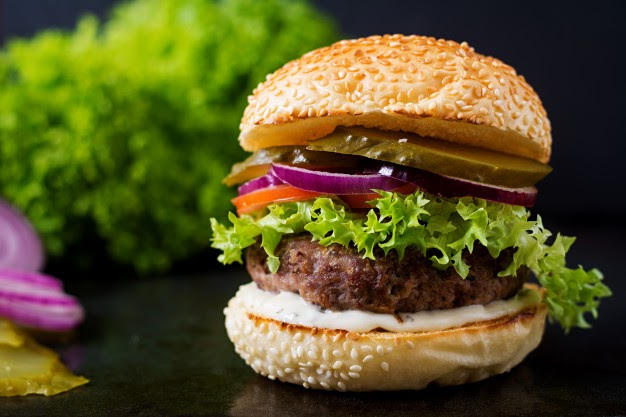
#> input picture working_with_images_and_text/data/hamburger.jpg, 626 x 417 px
$ jupyter execute --allow-errors 'Working with Images and Text Quiz.ipynb'   (shell and % lines are left out)   (older library calls are emulated)
#> lines starting #> are read from the running program, lines starting #| are printed output that depends on the picture; after the words box and inside, x2 and y2 are one past the last pixel; in counts of white or black regions, pixels touching at a corner belong together
[cell 1]
import numpy as np
import pandas as pd
import matplotlib.pyplot as plt
import skimage.io
import skimage.morphology
from collections import Counter
import re
from nltk.corpus import stopwords
import nltk

<h1>Working with Images and Text Lab</h1>

<h3>Image Size</h3>

This delicious hamburger image is a standard RGB image. How much memory (in bytes) will this image take? You can either compute the answer or read the image and see how much space it takes.

[cell 2]
hamburger = skimage.io.imread("data/hamburger.jpg")
#> hamburger is the input picture: shape (417, 626, 3); mean R, G, B 90, 84.1, 37.2
hamburger.nbytes
#> Out = 783126

<h3>Histograms</h3>

The images in this figure display, respectively: a part of a cat's eye, completely random noise, and three concentric circles of different brightness. Which image(s) produced Histogram B?

[cell 3]
cat_eye = skimage.io.imread("data/cat_eye.jpg")
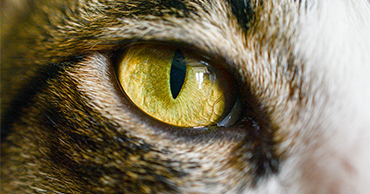
#> input picture working_with_images_and_text/data/cat_eye.jpg, 370 x 194 px
#> cat_eye is the input picture: shape (194, 370, 3); mean R, G, B 125.8, 115.5, 90.6
noise = skimage.io.imread("data/noise.jpg")
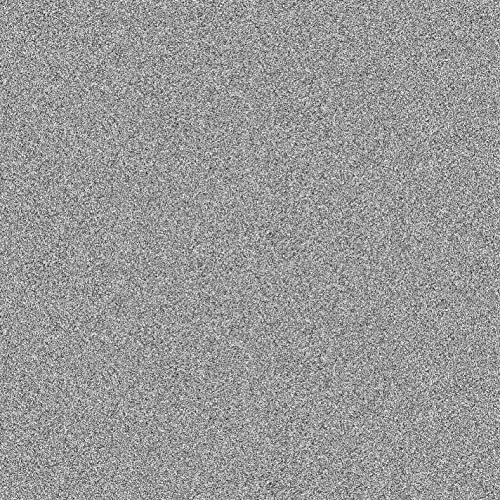
#> input picture working_with_images_and_text/data/noise.jpg, 500 x 500 px
#> noise is the input picture: shape (500, 500, 3); min 0, max 255, mean 152.8
circles = skimage.io.imread("data/circles.png")
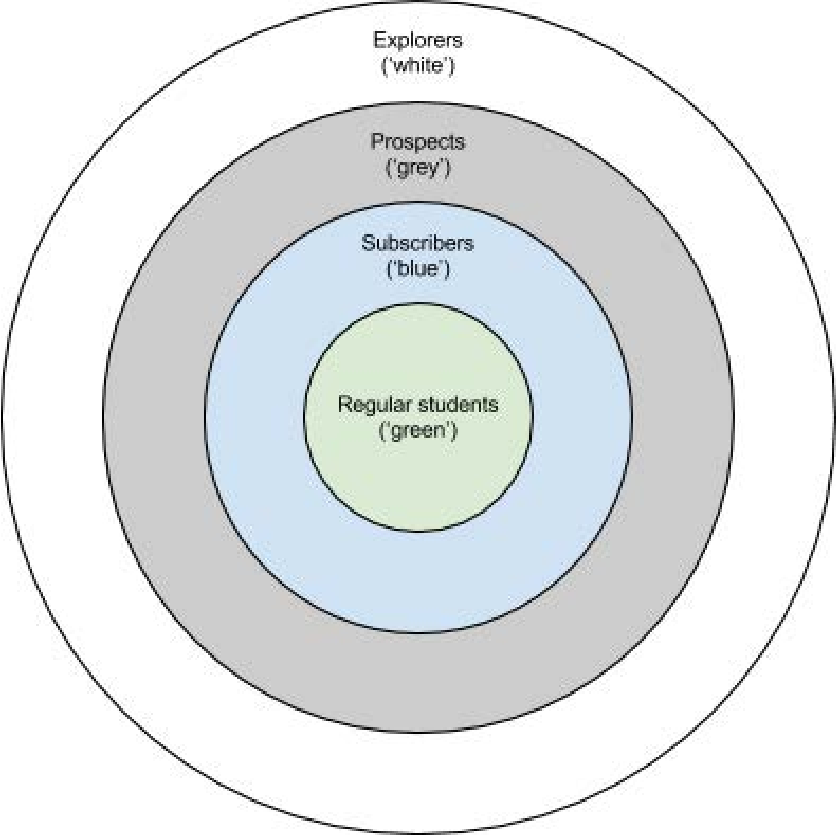
#> input picture working_with_images_and_text/data/circles.png, 836 x 836 px
#> circles is the input picture: shape (836, 836, 4); mean R, G, B, A 227.3, 230.9, 232, 255
images = [cat_eye, noise, circles]

[cell 4]
for image in images:
    plt.hist(image.ravel(), bins=256, density=True)

    plt.xlim(0, 256)
    plt.xlabel("Pixel value")
    plt.ylabel("Count")

    plt.show()
#> this loop made 3 passes
#> pass 1, `plt.show()`:
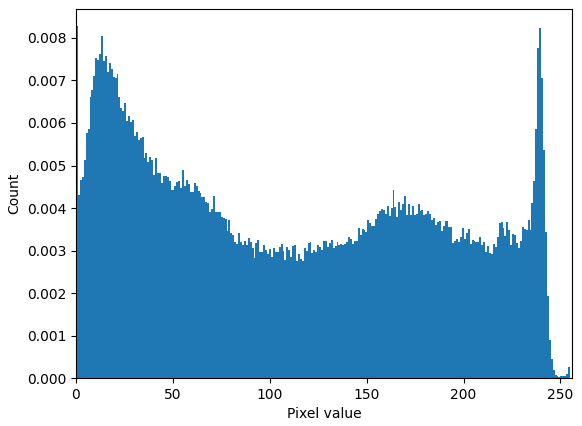
#> figure drawn by matplotlib, 1 panel; tallest bar 0.00828 high, from x = 0 to 0.996
#> pass 2, `plt.show()`:
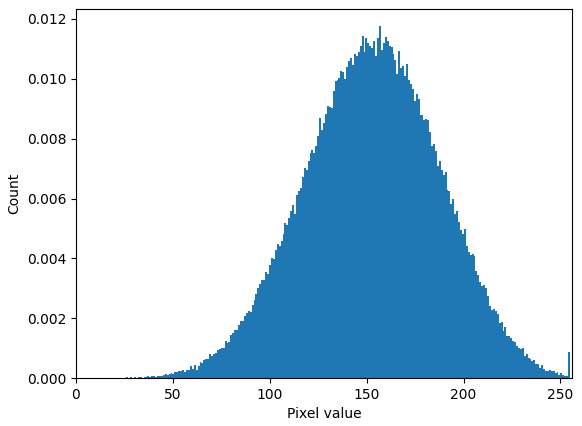
#> figure drawn by matplotlib, 1 panel; tallest bar 0.0118 high, from x = 156.4 to 157.4

<h3>Dominant Channel</h3>

An indication of the dominant color of the image can be the dominant channel, i.e. the channel (R, G, or B) with the greatest average brightness (intensity). What is the mean brightness of the dominant channel in the hamburger image? Round your answer to two decimal places.

[cell 5]
hamburger_red, hamburger_green, hamburger_blue = [hamburger[:, :, i] for i in range(3)]
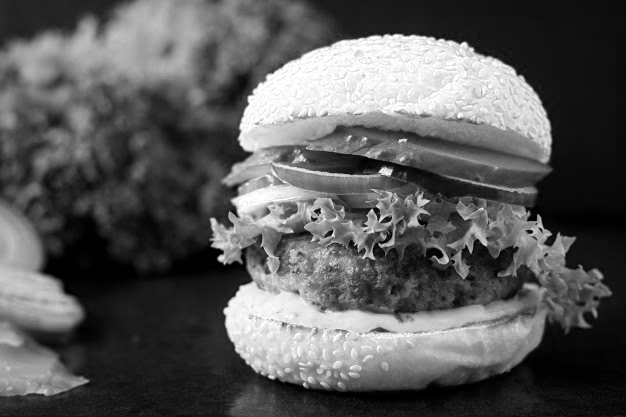
#> hamburger_red: shape (417, 626); min 0, max 255, mean 90
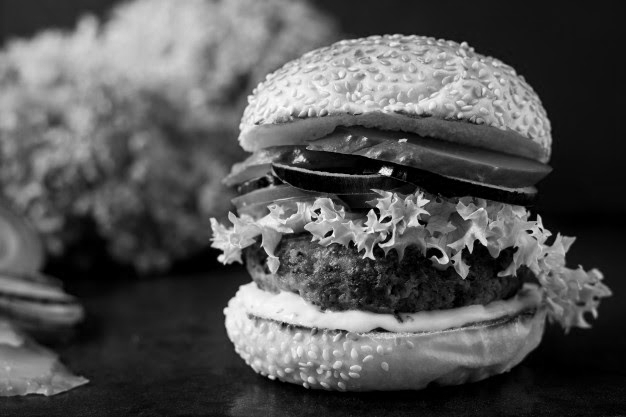
#> hamburger_green: shape (417, 626); min 0, max 255, mean 84.1
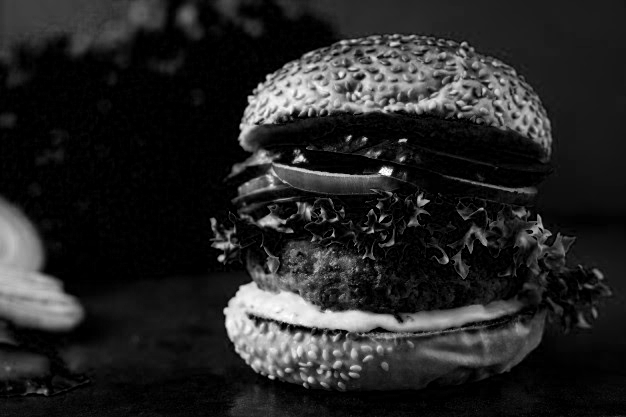
#> hamburger_blue: shape (417, 626); min 0, max 255, mean 37.2
hamburger_red.mean().round(2), hamburger_green.mean().round(2), hamburger_blue.mean().round(2)
#> Out = (90.04, 84.06, 37.21)

<h3>Morphology</h3>

Read the blue channel of the hamburger image. Perform binary opening on this channel using a 3x3 square as the structuring element. How many white pixels does the resulting image contain?

[cell 6]
a = np.ones((3,3), dtype=np.int64)
hamburger_binary_blue = skimage.morphology.binary_opening(hamburger_blue, selem=skimage.morphology.square(3)).astype("int64")
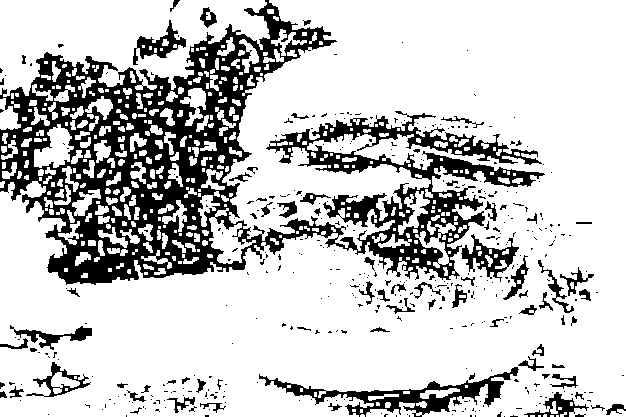
#> hamburger_binary_blue: shape (417, 626) int64; values 0 (black) and 1 (white), 78.1% white; 405 black regions (331 under 20 px), largest, box (x1, y1, x2, y2) and area: (0, 0, 545, 285) 45074, (259, 367, 519, 417) 3077, (461, 234, 519, 282) 940
plt.imshow(hamburger_binary_blue)
plt.show()

[cell 7]
print("White pixels count:", (hamburger_binary_blue[hamburger_binary_blue==1]).shape )
#| White pixels count: (203762,)
print('Number of white pixels:', np.sum(hamburger_binary_blue))
#| Number of white pixels: 203762

<h3>Pride and Prejudice</h3>

The most popular text in Project Gutenberg is the book "Pride and Prejudice" by Jane Austen, located at http://www.gutenberg.org/files/1342/1342-0.txt. Split by non-word characters to get all words.

How many times does the word "pride" occur in the entire Web page? Don't forget to account for different casing.
How many times does the word "prejudice" occur in the entire Web page?

[cell 8]
with open("data/pride_and_prejudice.txt", "r", encoding="utf8") as file:
#> (reads working_with_images_and_text/data/pride_and_prejudice.txt from the repository)
